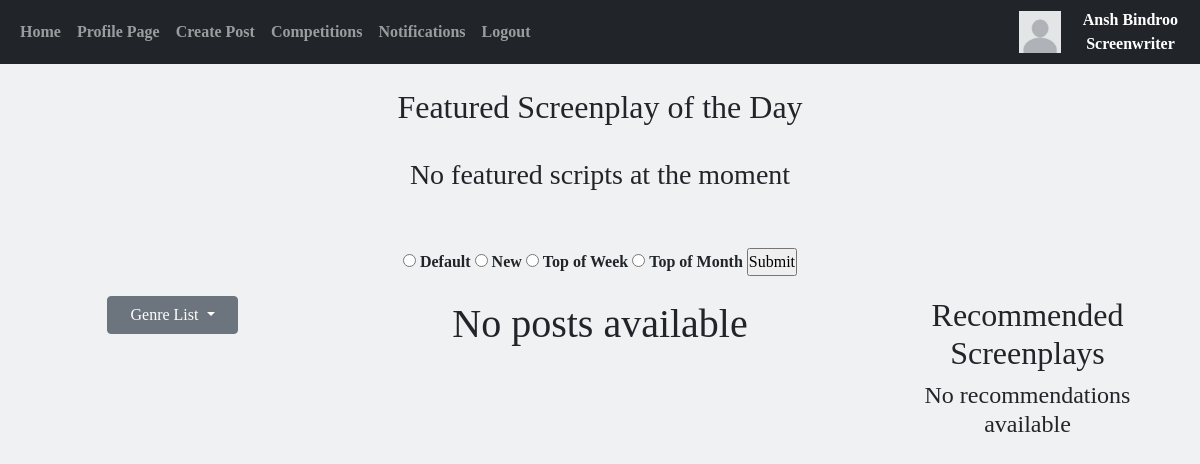
/home (signed in), run on an earlier commit of the app's database.
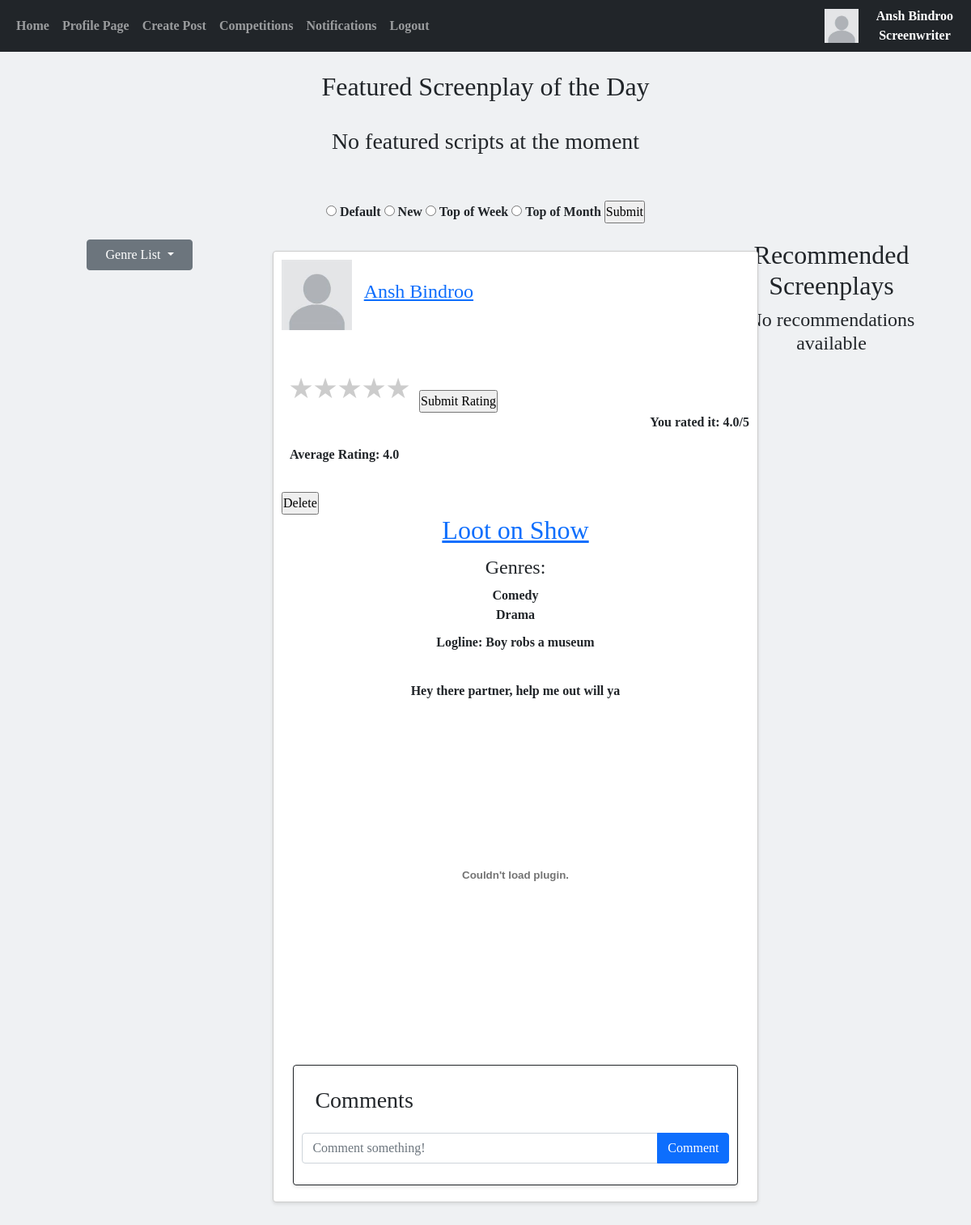
And on a later commit of the database.
### website/models.py (models this page shows)
class Screenplays(db.Model):
    __tablename__ = "Screenplays"
    scriptid = db.Column(db.Integer, primary_key=True)
    writerid = db.Column(db.Integer, db.ForeignKey('Screenwriters.writerid', ondelete="CASCADE"), nullable=False)
    title = db.Column(db.String(300))
    logline = db.Column(db.String(165))
    message = db.Column(db.Text)
    screenplay = db.Column(db.String(300))
    fullfile = db.Column(db.String(300))
    avgrating = db.Column(db.Float)
    date_created = db.Column(db.Date, default=func.current_date())
    datetime_created = db.Column(db.DateTime(timezone=True), default=func.now())
    scripts = db.relationship('Notifications', backref="script", passive_deletes=True)
    scriptscommented = db.relationship('Comments', backref="script", passive_deletes=True)
    liked = db.relationship('LikedScreenplays', backref="script", passive_deletes=True)
    scripts2 = db.relationship('ScriptHas', backref="script", passive_deletes=True)
    liked2 = db.relationship('FeaturedScripts', backref="script", passive_deletes=True)

class Users(db.Model, UserMixin):
    __tablename__ = "Users"
    id = db.Column(db.Integer, primary_key=True)
    email = db.Column(db.String(150), unique=True)
    username = db.Column(db.String(150), unique=True)
    forename = db.Column(db.String(75), unique=True)
    surname = db.Column(db.String(75))
    password = db.Column(db.String(150))
    accounttype = db.Column(db.Integer)
    profilepic = db.Column(db.String(), nullable=True)
    biography = db.Column(db.Text)
    insta = db.Column(db.String(), nullable=True)
    twitter = db.Column(db.String(), nullable=True)
    date_created = db.Column(db.DateTime(timezone=True), default=func.now())
    writers = db.relationship('Screenwriters', backref="user", passive_deletes=True)
    producers = db.relationship('Producers', backref="user", passive_deletes=True)

class LikedScreenplays(db.Model):
    __tablename__ = "LikedScreenplays"
    writerid = db.Column(db.Integer, db.ForeignKey('Screenwriters.writerid'), primary_key=True)
    scriptid = db.Column(db.Integer, db.ForeignKey('Screenplays.scriptid'), primary_key=True)
    rating = db.Column(db.Float)

class ScriptHas(db.Model):
    __tablename__ = "ScriptHas"
    scriptid = db.Column(db.Integer, db.ForeignKey('Screenplays.scriptid'), primary_key=True)
    genreid = db.Column(db.Integer, db.ForeignKey('Genres.genreid'), primary_key=True)

class Genres(db.Model):
    __tablename__ = "Genres"
    genreid = db.Column(db.Integer, primary_key=True)
    genre = db.Column(db.String(50))
    genres = db.relationship('ScriptHas', backref="has")
    genres2 = db.relationship('CompHas', backref="has")

### website/views.py (the view)
@views.route("/")
@views.route("/home", methods=['GET', 'POST'])
@login_required
def home():
    if current_user.accounttype == 1:
        writer = Screenwriters.query.filter_by(userid=current_user.id).first()
        recs = GiveRecommendations(writer.writerid)
    else:
        recs = None
    posts1 = Screenplays.query.order_by(Screenplays.avgrating.desc())
    posts = []
    for i in posts1:
        if i.date_created == date.today():
            posts.append(i)
    comments = Comments.query.all()
    scripthas = ScriptHas.query.all()
    likes = LikedScreenplays.query.all()
    featured = Queue(5)
    LoadFeatured(featured, date.today())
    script = featured.queue[featured.head]
    if (script != None) and (datetime.now() >= script.dequeuedatetime): #When the screenplay's time is up, the screenplay is dequeued and removed from the table
        featured.dequeue()
        feature = FeaturedScripts.query.filter_by(scriptid = script.scriptid).first()
        db.session.delete(feature)
        db.session.commit()
    return flask.render_template("home.html", user=current_user, posts=posts, comments=comments, scripthas=scripthas, recs=recs, likes=likes, script=featured.queue[featured.head], featured=featured)

### website/views.py (called while the page is built)
def LoadFeatured(queue, date):
    posts = Screenplays.query.filter_by(date_created = date) #Posts from today selected
    hour = 4
    for post in posts:
        likes = LikedScreenplays.query.filter(LikedScreenplays.scriptid == post.scriptid, LikedScreenplays.rating >= 4.0)
        if likes.count() >= 3 and FeaturedExists(post.scriptid) == False: #The screenplay is checked if it qualifies to be featured
            newfeatured = FeaturedScripts(scriptid = post.scriptid, dequeuedatetime = datetime.now()+timedelta(hours=hour))
            db.session.add(newfeatured)
            db.session.commit()
            hour += 4
    scripts = FeaturedScripts.query.filter(FeaturedScripts.featuredid <= 5) #The first 6 records are enqueued from the database to the queue
    for i in scripts:
        queue.enqueue(i)

### website/templates/home.html (shortened to what the changed rows need)
{% extends "base.html" %}
{% block content %}
<!DOCTYPE html>
<html lang="en">
<head>
    <link rel="stylesheet" href="https://cdn.jsdelivr.net/npm/bootstrap-icons@1.5.0/font/bootstrap-icons.css">
    <link href="https://cdn.jsdelivr.net/npm/bootstrap@5.0.1/dist/css/bootstrap.min.css" rel="stylesheet">
</head>
<body>
    {% if featured %}
        <div style="text-align: center">
            <h2>Featured Screenplay of the Day</h2><br>
        </div>
    {% endif %}
    <br><br>
    <div class="row">
        <div class="col-6" style="text-align:center">
            <br>
            <div id="posts">
            {% if posts %}
                {% for post in posts %}
                <div class="card">
                    <div class="user-info">
                        {% if post.writer.user.profilepic %}
                            <img src="{{ url_for('static', filename='images/'+ post.writer.user.profilepic) }}" width = "110px" height = "110px" alt="Profile picture" class="profile-pic">
                        {% else %}
                            <img src="/static/images/default.jpg" alt="Default profile picture" width = "110px" height = "110px" class="profile-pic">
                        {% endif %}
                        <a href="/profilepage/{{post.writer.user.id}}" class="username"><h4>{{post.writer.user.username}}</h4></a>
                    </div>
                    {% if user.accounttype == 1 %}
                            {% if post.writer.user.id == user.id %}
                                <div style="text-align:right">
                                    <form method = "POST" action="/rate/{{post.scriptid}}">
                                        <div class="rate" style="text-align:left">
                                            <label for="star5" title="text">5 stars</label>
                                            <label for="star4" title="text">4 stars</label>
                                            <label for="star3" title="text">3 stars</label>
                                            <label for="star2" title="text">2 stars</label>
                                            <label for="star1" title="text">1 star</label>
                                        </div>
                                        <br>
                                        <div style="text-align:left">
                                            <input type="submit" value="Submit Rating">
                                        </div>
                                    </form>
                                    {% for like in likes %}
                                            {% if (like.writer.user.id == user.id) and (like.script.scriptid == post.scriptid) %}
                                                <p>You rated it: {{like.rating}}/5</p>
                                            {% endif %}
                                    {% endfor %}
                                </div>
                            {% endif %}
                    {% endif %}
                    {% if post.avgrating %}
                        <span class="average-rating">Average Rating: {{post.avgrating}}</span>
                        <br>
                    {% endif %}
                    {% if user.id == post.writer.user.id %}
                        <form action = /delete-post/{{post.scriptid}} method="POST">
                            <input class="delete-button" type="submit" value="Delete" onclick="return confirm('Are you sure you want to delete this post?')">
                        </form>
                    {% endif %}
                    {% if post.screenplay %}
                        <a style="text-align: center" href="/script/{{post.scriptid}}" target="_blank"><h2>{{post.title}}</h2></a>
                    {% else %}
                        <div style="text-align: center"><h2>{{post.title}}</h2></div>
                    {% endif %}
                    <div class="genres">
                        <h4>Genres:</h4>
                        {% for script in scripthas %}
                                {% if script.scriptid == post.scriptid %}
                                    <b>{{script.has.genre}}</b><br>
                                {% endif %}
                        {% endfor %}
                    </div>
                    <p class="logline">Logline: {{post.logline}}</p>
                    <p class="message">{{post.message}}</p>
                    {% if post.screenplay %}
                        <embed class="pdf-embed" style="text-align: center;" src="{{url_for('static', filename='images/'+ post.screenplay)}}#toolbar=0" width = "100%" height = "550px%">
                    {% else %}
                        <h2>Screenplay not available</h2>
                    {% endif %}
                    <br>
                    {% if user.accounttype == 1 %}
                        <div class="card border-dark" style="width:550px; margin-left: 2.5% ;">
                            <div class="card-body">
                            <h3>Comments</h3>
                            </div>
                            <form class="input-group mb-3"method="POST" action="/create-comment/{{post.scriptid}}">
                                <input type="text" id="text" name="text" class="form-control" placeholder="Comment something!"/>
                                <button type="submit" class="btn btn-primary">Comment</button>
                            </form>
                        </div>
                        {% endif %}
                </div>
                <br>
                    {% endfor %}
            {% else %}
            <h1>No posts available</h1>
            {% endif %}
            </div>
        </div>
        {% if user.accounttype == 1 %}
            <div class="col-3" style="text-align:center">
                <br>
                <br>
                <h2>Recommended Screenplays</h2>
            </div>
        {% endif %}
    </div>
</body>
</html>
{% endblock %}

What changed in the data, as far as the page shows it:
now on this page (row edited): Screenplays: writer.user.username "Ansh Bindroo", avgrating "4.0", title "Loot on Show", logline "Boy robs a museum", message "Hey there partner, help me out will ya"
now on this page (row edited): LikedScreenplays: rating "4.0"
now on this page (row unchanged): ScriptHas: has.genre "Comedy"
now on this page (row unchanged): ScriptHas: has.genre "Drama"
Also different on the page:
text no longer shown: "No posts available"
